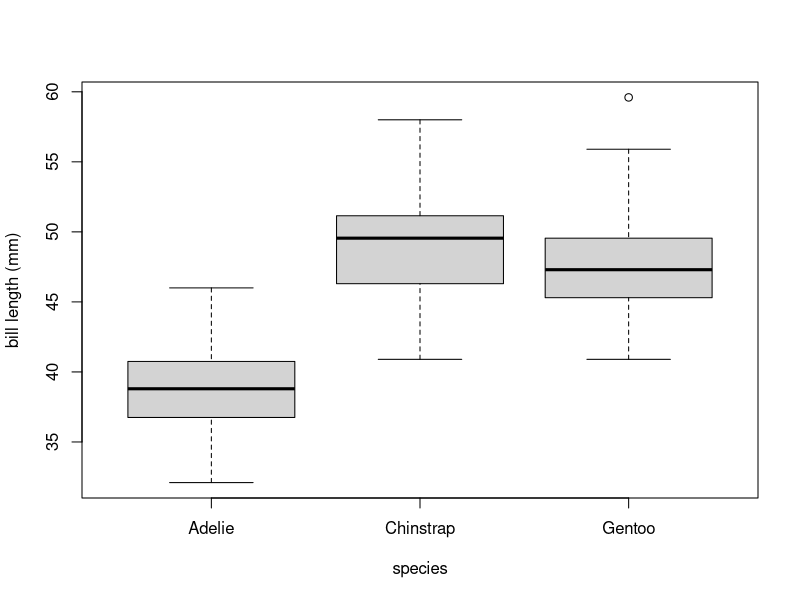
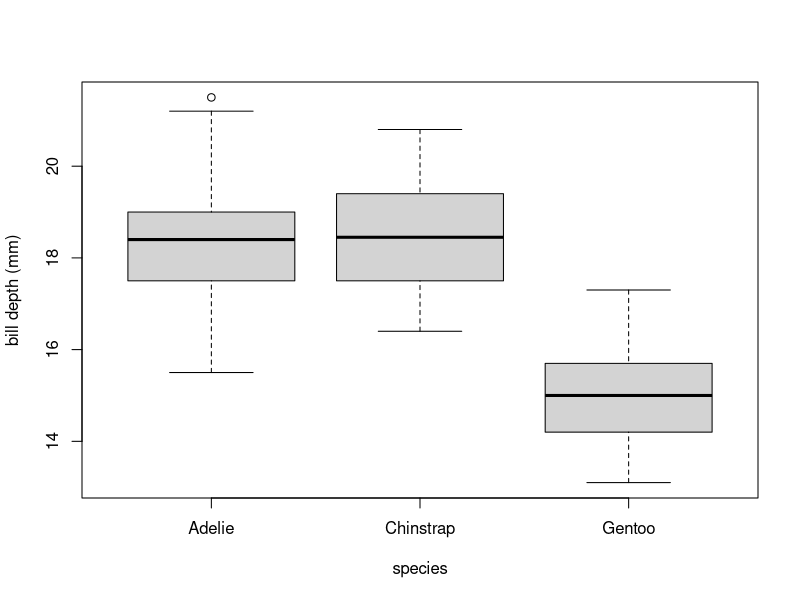
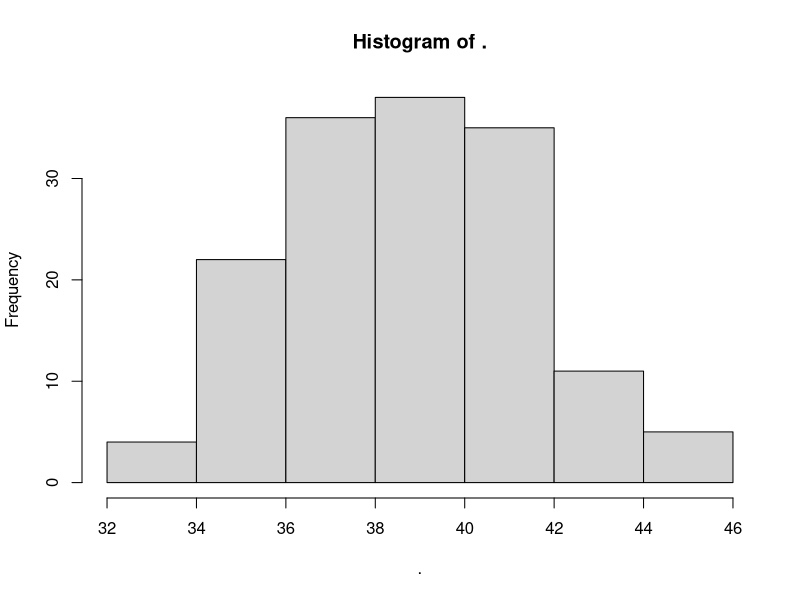

These figures' R source, in order: (Note: this script raises an error after producing the figures.)
#############################
### Harry Zhang, UBC Okanagan
### 20230922
### Course Project - BIOL 520I -
### Productivity and Reproducibility
#############################
## This script is a component of a mock project
## for BIOL 520I 2023W1 to demonstrate research
## workflows to facilitate computational
## reproducibility using various tools.
#############################
## This script acomplishes the following:
## - 
## - 
## - 
## -
#############################
## The data from package 'palmerpenguins' is
## used for this demonstration.
## Data credits:
## Horst AM, Hill AP, Gorman KB (2020). palmerpenguins: Palmer Archipelago (Antarctica) penguin
## data. R package version 0.1.0. https://allisonhorst.github.io/palmerpenguins/. doi:
## 10.5281/zenodo.3960218.
## For more information about the dataset, see:
## https://allisonhorst.github.io/palmerpenguins/articles/intro.html


############## START OF SCRIPT ##############

## Load packages
library(tidyverse)
library(ggplot2)
library(palmerpenguins)

## Check work directory.
getwd()
## Verify subdirectories.
list.dirs(full.names = T, recursive = F)
# [1] "./.git"          "./.Rproj.user"   "./Data_1_Raw"    "./Data_2_Work"   "./Data_3_Out"
# [6] "./FiguresTables" "./Manuscripts"   "./Scripts"


data <- penguins
names(data)
head(data)

data %>% count(species)

data <- data %>% 
    select(species, bill_length_mm, bill_depth_mm) %>% 
    filter(complete.cases(.))

data %>% 
    group_by(species) %>% summarize(bill_l_mean=mean(bill_length_mm), bill_d_mean=mean(bill_depth_mm))

data %>% 
    summarize(min=min(bill_length_mm), 
              mean=mean(bill_length_mm), 
              median=median(bill_length_mm), 
              max=max(bill_length_mm),
              .by=species)

data %>% 
    boxplot(bill_length_mm ~ species, ., ylab="bill length (mm)")
data %>% 
    boxplot(bill_depth_mm ~ species, ., ylab="bill depth (mm)")

(data %>% filter(species=='Adelie'))$bill_length_mm %>% hist()

data %>% 
    ggplot(mapping=aes(x=bill_length_mm, y=bill_depth_mm)) + 
    labs(title="Penguins Bill Length - Bill Depth by Species",
         x = "Bill Length (mm)",
         y = "Bill Depth (mm)") +
    geom_point(aes(color=species), size=2) %>% 
    save


############## END OF SCRIPT ##############